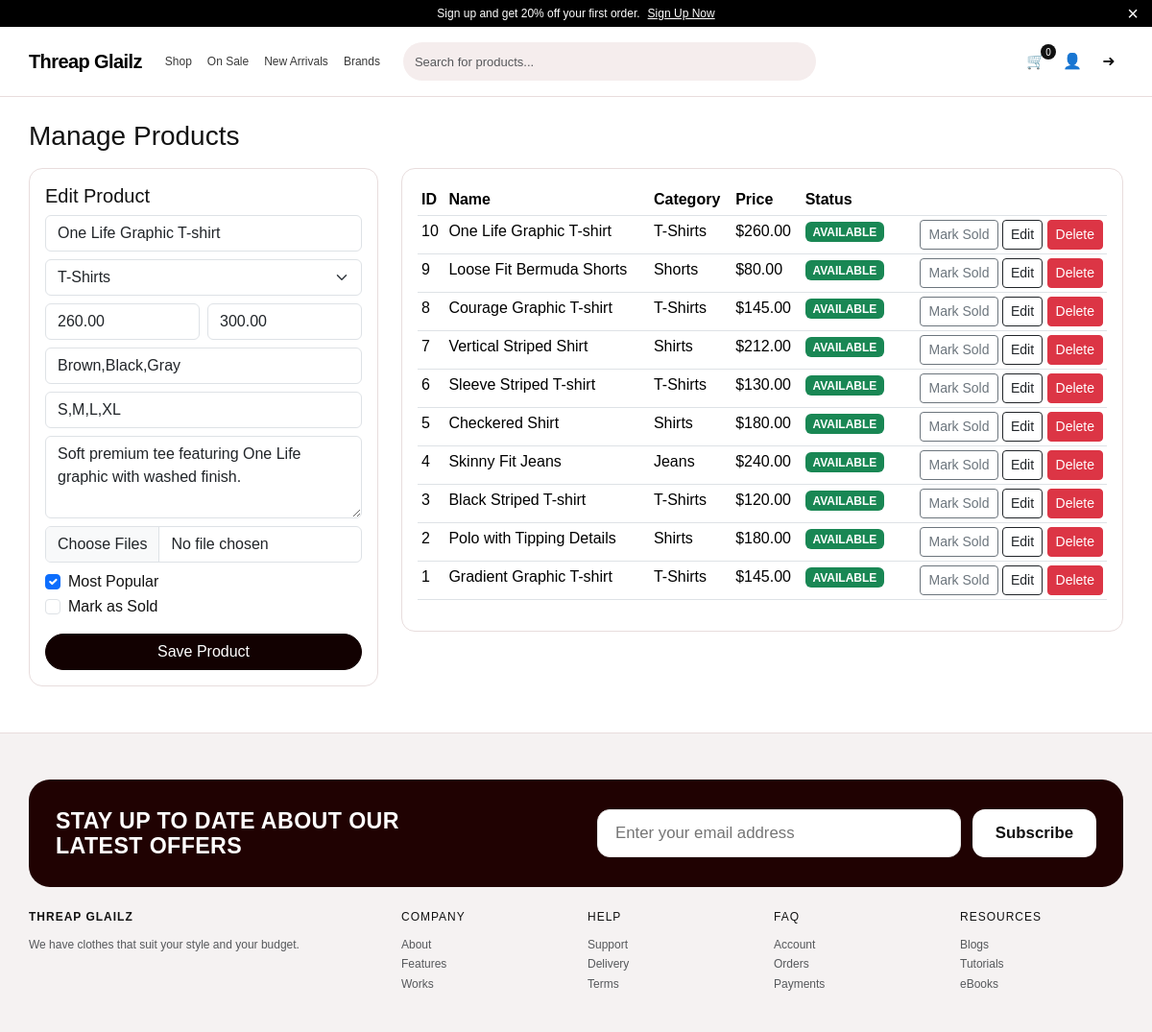
Page /admin/products.php?edit=10 (signed in) on the committed database.
### tables this page shows
CREATE TABLE products (
    id INT UNSIGNED AUTO_INCREMENT PRIMARY KEY,
    category_id INT UNSIGNED NOT NULL,
    name VARCHAR(180) NOT NULL,
    slug VARCHAR(200) NOT NULL UNIQUE,
    description TEXT NOT NULL,
    price DECIMAL(10,2) NOT NULL,
    old_price DECIMAL(10,2) NULL,
    rating DECIMAL(2,1) DEFAULT 4.5,
    stock INT UNSIGNED DEFAULT 100,
    colors VARCHAR(255) DEFAULT 'Black,White',
    sizes VARCHAR(255) DEFAULT 'S,M,L,XL',
    is_popular TINYINT(1) DEFAULT 0,
    is_sold TINYINT(1) NOT NULL DEFAULT 0,
    created_at TIMESTAMP DEFAULT CURRENT_TIMESTAMP,
    updated_at TIMESTAMP DEFAULT CURRENT_TIMESTAMP ON UPDATE CURRENT_TIMESTAMP,
    CONSTRAINT fk_products_category FOREIGN KEY (category_id) REFERENCES categories(id) ON DELETE CASCADE,
    INDEX idx_products_category (category_id),
    INDEX idx_products_price (price),
    INDEX idx_products_popular (is_popular)
);

CREATE TABLE categories (
    id INT UNSIGNED AUTO_INCREMENT PRIMARY KEY,
    name VARCHAR(100) NOT NULL UNIQUE,
    slug VARCHAR(120) NOT NULL UNIQUE,
    created_at TIMESTAMP DEFAULT CURRENT_TIMESTAMP
);

### includes/db.php (called while the page is built, shortened)
<?php
function db(): PDO {
    static $pdo = null;
    if ($pdo === null) {
        $dsn = 'mysql:host=' . DB_HOST . ';dbname=' . DB_NAME . ';charset=utf8mb4';
        $pdo = new PDO($dsn, DB_USER, DB_PASS, [
            PDO::ATTR_ERRMODE => PDO::ERRMODE_EXCEPTION,
            PDO::ATTR_DEFAULT_FETCH_MODE => PDO::FETCH_ASSOC,
            PDO::ATTR_EMULATE_PREPARES => false,
        ]);
    }
    return $pdo;
}

### includes/functions.php (called while the page is built, shortened)
<?php
require_once __DIR__ . '/db.php';
function e(string $value): string {
    return htmlspecialchars($value, ENT_QUOTES, 'UTF-8');
}
function get_categories(): array {
    return db()->query('SELECT id, name, slug FROM categories ORDER BY name ASC')->fetchAll();
}

### admin/products.php (the view, shortened to what this page needs)
<?php
require_once __DIR__ . '/../includes/functions.php';
$editProduct = null;
$editId = (int)($_GET['edit'] ?? 0);
if ($editId > 0) {
    $stmt = db()->prepare('SELECT * FROM products WHERE id = ?');
    $stmt->execute([$editId]);
    $editProduct = $stmt->fetch();
}
$products = db()->query('SELECT p.*, c.name as category_name FROM products p JOIN categories c ON c.id = p.category_id ORDER BY p.id DESC')->fetchAll();
$categories = get_categories();
include __DIR__ . '/../header.php';
?>
<h1 class="h3 mb-3">Manage Products</h1>
<div class="row g-4">
    <div class="col-lg-4">
        <div class="detail-box p-3">
            <h5><?= $editProduct ? 'Edit Product' : 'Add Product' ?></h5>
            <form method="post" enctype="multipart/form-data">
                <div class="mb-2"><input class="form-control" name="name" placeholder="Name" value="<?= e($editProduct['name'] ?? '') ?>" required></div>
                <div class="mb-2">
                    <select class="form-select" name="category_id" required>
                        <?php foreach ($categories as $cat): ?>
                            <option value="<?= (int)$cat['id'] ?>" <?= (int)($editProduct['category_id'] ?? 0) === (int)$cat['id'] ? 'selected' : '' ?>><?= e($cat['name']) ?></option>
                        <?php endforeach; ?>
                    </select>
                </div>
                <div class="row g-2 mb-2">
                    <div class="col"><input class="form-control" type="number" step="0.01" name="price" placeholder="Price" value="<?= e((string)($editProduct['price'] ?? '')) ?>" required></div>
                    <div class="col"><input class="form-control" type="number" step="0.01" name="old_price" placeholder="Old price" value="<?= e((string)($editProduct['old_price'] ?? '')) ?>"></div>
                </div>
                <div class="mb-2"><input class="form-control" name="colors" placeholder="Colors comma separated" value="<?= e($editProduct['colors'] ?? '') ?>"></div>
                <div class="mb-2"><input class="form-control" name="sizes" placeholder="Sizes comma separated" value="<?= e($editProduct['sizes'] ?? '') ?>"></div>
                <div class="mb-2"><textarea class="form-control" name="description" rows="3" placeholder="Description" required><?= e($editProduct['description'] ?? '') ?></textarea></div>
                <div class="mb-2"><input class="form-control" type="file" name="images[]" multiple></div>
                <div class="form-check"><input class="form-check-input" type="checkbox" name="is_popular" id="isPopular" <?= !empty($editProduct['is_popular']) ? 'checked' : '' ?>><label for="isPopular" class="form-check-label">Most Popular</label></div>
                <div class="form-check mb-3"><input class="form-check-input" type="checkbox" name="is_sold" id="isSold" <?= !empty($editProduct['is_sold']) ? 'checked' : '' ?>><label for="isSold" class="form-check-label">Mark as Sold</label></div>
                <button class="btn btn-dark w-100">Save Product</button>
            </form>
        </div>
    </div>
    <div class="col-lg-8">
        <div class="detail-box p-3">
            <table class="table table-sm">
                <thead><tr><th>ID</th><th>Name</th><th>Category</th><th>Price</th><th>Status</th><th></th></tr></thead>
                <tbody>
                    <?php foreach ($products as $p): ?>
                        <tr>
                            <td><?= (int)$p['id'] ?></td>
                            <td><?= e($p['name']) ?></td>
                            <td><?= e($p['category_name']) ?></td>
                            <td>$<?= number_format((float)$p['price'], 2) ?></td>
                            <td>
                                <?php if (!empty($p['is_sold'])): ?>
                                    <span class="badge text-bg-danger">SOLD</span>
                                <?php else: ?>
                                    <span class="badge text-bg-success">AVAILABLE</span>
                                <?php endif; ?>
                            </td>
                            <td class="text-end">
                                <form method="post" class="d-inline">
                                    <button class="btn btn-sm btn-outline-secondary"><?= !empty($p['is_sold']) ? 'Mark Available' : 'Mark Sold' ?></button>
                                </form>
                                <a href="?edit=<?= (int)$p['id'] ?>" class="btn btn-sm btn-outline-dark">Edit</a>
                                <form method="post" class="d-inline" onsubmit="return confirm('Delete product?')">
                                    <button class="btn btn-sm btn-danger">Delete</button>
                                </form>
                            </td>
                        </tr>
                    <?php endforeach; ?>
                </tbody>
            </table>
        </div>
    </div>
</div>
<?php include __DIR__ . '/../footer.php'; ?>

### assets/css/style.css (style rules this page uses)
:root { --ink: #121212; --muted: #6e6e6e; --line: #e8dddd; --soft: #f5eded; --soft-2: #f9f3f3; --dark: #200202; --radius: 14px; }
* { box-sizing: border-box; }
body { margin: 0; font-family: "Poppins", Arial, sans-serif; color: var(--ink); background: #fff; }
.btn-dark { background: #120101; border-color: #120101; border-radius: 999px; padding-inline: 24px; }
.filter-card, .cart-box, .summary-box, .detail-box { border-radius: var(--radius); border: 1px solid var(--line); background: #fff; }

### rows in the picture
products: name "One Life Graphic T-shirt", category_id "T-Shirts", price "260.00", old_price "300.00", colors "Brown,Black,Gray", sizes "S,M,L,XL", description "Soft premium tee featuring One Life graphic with washed finish.", is_popular "☑", id "10", category.name "T-Shirts", shows "AVAILABLE", shows "Mark Sold"
products: id "9", name "Loose Fit Bermuda Shorts", category.name "Shorts", price "80.00", is_sold "AVAILABLE"
products: id "8", name "Courage Graphic T-shirt", category.name "T-Shirts", price "145.00", is_sold "AVAILABLE"
products: id "7", name "Vertical Striped Shirt", category.name "Shirts", price "212.00", is_sold "AVAILABLE"
products: id "6", name "Sleeve Striped T-shirt", category.name "T-Shirts", price "130.00", is_sold "AVAILABLE"
products: id "5", name "Checkered Shirt", category.name "Shirts", price "180.00", is_sold "AVAILABLE"
products: id "4", name "Skinny Fit Jeans", category.name "Jeans", price "240.00", is_sold "AVAILABLE"
products: id "3", name "Black Striped T-shirt", category.name "T-Shirts", price "120.00", is_sold "AVAILABLE"
products: id "2", name "Polo with Tipping Details", category.name "Shirts", price "180.00", is_sold "AVAILABLE"
products: id "1", name "Gradient Graphic T-shirt", category.name "T-Shirts", price "145.00", is_sold "AVAILABLE"

### other values in the picture
cart_items_count() "0"
